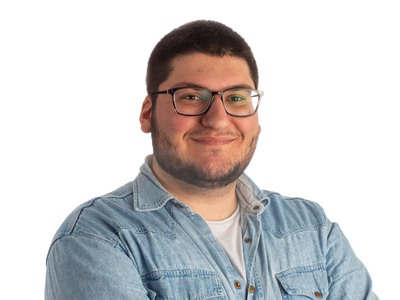
#> input picture clear_imgs/me.jpg, 400 x 300 px
$ python motion_blur.py
#> lines starting #> are read from the running program, lines starting #| are printed output that depends on the picture
# loading library
import cv2
import numpy as np

img = cv2.imread('./clear_imgs/me.jpg')
#> img is the input picture: shape (300, 400, 3); mean B, G, R 206.1, 205.5, 207.6

# Specify the kernel size.
# The greater the size, the more the motion.
kernel_size = 30

# Create the vertical kernel.
kernel_v = np.zeros((kernel_size, kernel_size))

# Create a copy of the same for creating the horizontal kernel.
kernel_h = np.copy(kernel_v)

# Fill the middle row with ones.
kernel_v[:, int((kernel_size - 1)/2)] = np.ones(kernel_size)
kernel_h[int((kernel_size - 1)/2), :] = np.ones(kernel_size)

# Normalize.
kernel_v /= kernel_size
kernel_h /= kernel_size

# Apply the vertical kernel.
vertical_mb = cv2.filter2D(img, -1, kernel_v)
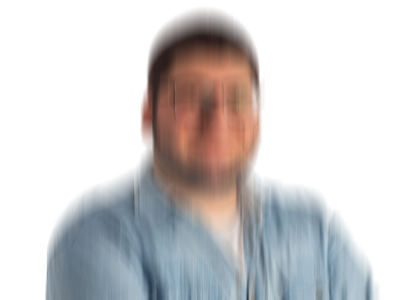
#> vertical_mb: shape (300, 400, 3); mean B, G, R 206.2, 205.6, 207.8

# Apply the horizontal kernel.
horizonal_mb = cv2.filter2D(img, -1, kernel_h)
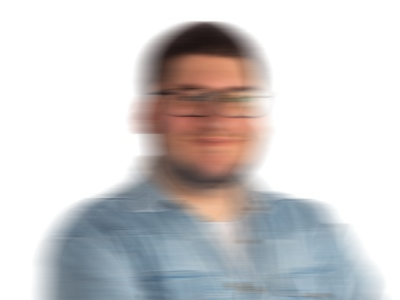
#> horizonal_mb: shape (300, 400, 3); mean B, G, R 206.3, 205.8, 208

# Save the outputs.
#cv2.imwrite('./lurred_imgs/me_v.jpg', vertical_mb)
#cv2.imwrite('./lurred_imgs/me_h.jpg', horizonal_mb)
cv2.imshow('', img)
cv2.waitKey(0)
